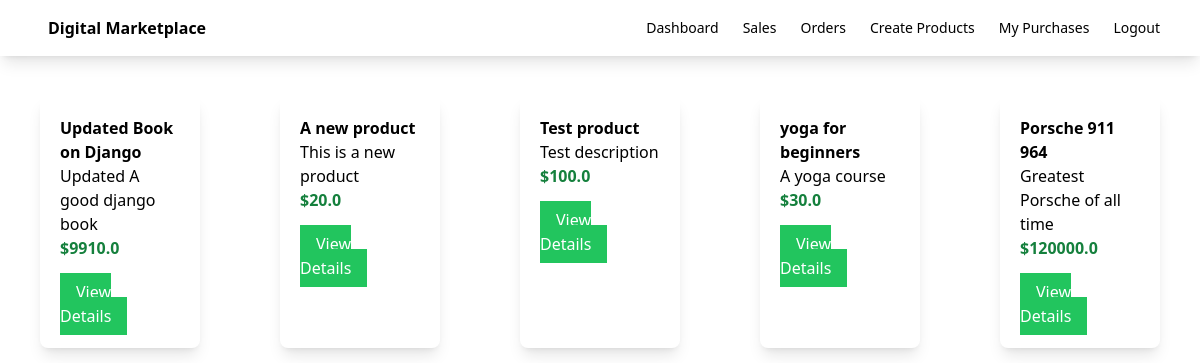
The page / on the database its author committed.
### myapp/models.py (models this page shows, shortened)
class Product(models.Model):
    seller = models.ForeignKey(User, on_delete=models.CASCADE)
    name = models.CharField(max_length=100)
    description = models.CharField(max_length=100)
    price = models.FloatField()
    file = models.FileField(upload_to='uploads')
    total_sales_amount = models.IntegerField(default=0)
    total_sales = models.IntegerField(default=0)

### myapp/views.py (the view)
# urls.py: path('', views.index,name='index'),
def index(request):
    products = Product.objects.all()
    return render(request,'myapp/index.html',{'products':products})

### myapp/templates/myapp/index.html (shortened to what this page needs)
{% extends 'myapp/base.html' %}
{% block body %}
<div class="product-container flex">
{% for product in products %}
    <div class="product shadow-lg w-1/4 rounded-lg m-10">
        <div class="p-5">
            <div class="font-bold">
                {{ product.name }}
            </div>
            <div>
                {{ product.description }}
            </div>
            <div class="text-green-700 font-bold">
                ${{ product.price }}
            </div>
            <div class="mt-5">
                <a class="bg-green-500 text-white px-4 py-2" href="{% url 'detail' product.id %}">View Details</a>
            </div>
        </div>
    </div>
{% endfor %}
</div>
{% endblock %}

### myapp/templates/myapp/base.html (shortened to what this page needs)
<!DOCTYPE html>
<html lang="en">
<head>
    <script src="https://cdn.tailwindcss.com"></script>
</head>
<body>
    <nav class="shadow-lg">
        <div class="flex flex-wrap justify-between ml-5 items-center mx-auto px-4 py-2.5">
            <a href="" class="flex items-center">
                <span class="self-center text-xml font-semibold">Digital Marketplace</span>
            </a>
            <div class="flex items-center">
                <a href="{% url 'dashboard' %}" class="mr-6 text-sm font-medium text-grey-500">Dashboard</a>
                <a href="{% url 'sales' %}" class="mr-6 text-sm font-medium text-grey-500">Sales</a>
                <a href="" class="mr-6 text-sm font-medium text-grey-500">Orders</a>
                <a href="{% url 'createproduct' %}" class="mr-6 text-sm font-medium text-grey-500">Create Products</a>
                <a href="{% url 'purchases' %}" class="mr-6 text-sm font-medium text-grey-500">My Purchases</a>
                <a href="{% url 'logout' %}" class="mr-6 text-sm font-medium text-grey-500">Logout</a>
            </div>
        </div>
    </nav>
    {% block body %}
    {% endblock %}
</body>
</html>

### rows shown on the page
Product: name "Updated Book on Django", description "Updated A good django book", price "9910.0"
Product: name "A new product", description "This is a new product", price "20.0"
Product: name "Test product", description "Test description", price "100.0"
Product: name "yoga for beginners", description "A yoga course", price "30.0"
Product: name "Porsche 911 964", description "Greatest Porsche of all time", price "120000.0"
